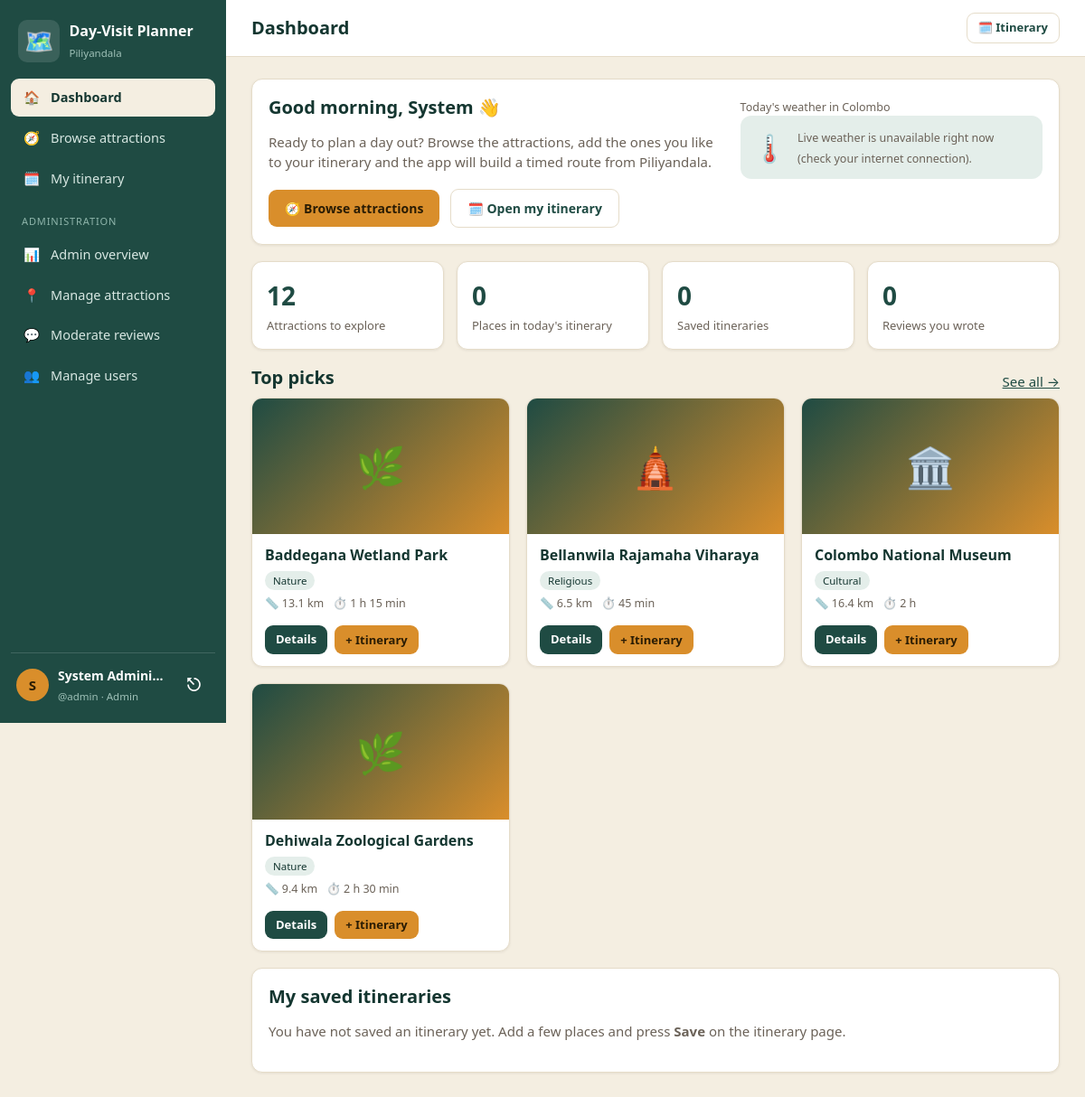
Screenshot of /dashboard.php (signed in) with the database file from the repository.
### tables this page shows
CREATE TABLE ATTRACTION (
  AttractionID INT AUTO_INCREMENT PRIMARY KEY,
  Name VARCHAR(150) NOT NULL,
  Category VARCHAR(100) NOT NULL,
  Location VARCHAR(150) NULL,
  DistanceKm DECIMAL(5,1) NULL,
  Latitude DECIMAL(9,6) NULL,
  Longitude DECIMAL(9,6) NULL,
  MapQuery VARCHAR(255) NULL,
  OpeningHours VARCHAR(150) NULL,
  OpenTime TIME NULL,
  CloseTime TIME NULL,
  Fees DECIMAL(8,2) NULL,
  VisitMinutes INT NOT NULL DEFAULT 60,
  BestTime VARCHAR(150) NULL,
  Description TEXT NULL,
  Parking VARCHAR(255) NULL,
  Facilities VARCHAR(255) NULL,
  SafetyInfo VARCHAR(500) NULL,
  Accessibility VARCHAR(255) NULL,
  Rules VARCHAR(500) NULL
);

### config/config.php (called while the page is built, shortened)
<?php
function e($value): string
{
    return htmlspecialchars((string)$value, ENT_QUOTES, 'UTF-8');
}
function url(string $path = ''): string
{
    return BASE_URL . '/' . ltrim($path, '/');
}
function plan_count(): int
{
    return count($_SESSION['plan']['ids'] ?? []);
}
function cat_icon(string $category): string
{
    $first = explode('/', $category)[0];
    $icons = ['Religious' => '🛕', 'Cultural' => '🏛️', 'Nature' => '🌿', 'Heritage' => '🏰', 'Leisure' => '🌅'];
    return $icons[$first] ?? '📍';
}
function fmt_duration(int $minutes): string
{
    if ($minutes < 60) {
        return $minutes . ' min';
    }
    $h = intdiv($minutes, 60);
    $m = $minutes % 60;
    return $m === 0 ? $h . ' h' : $h . ' h ' . $m . ' min';
}

### dashboard.php (the view, shortened to what this page needs)
<?php
require_once __DIR__ . '/config/config.php';
require_once __DIR__ . '/includes/layout.php';
$uid = (int)$_SESSION['uid'];
$totalPlaces = (int)$pdo->query('SELECT COUNT(*) FROM ATTRACTION')->fetchColumn();
$st = $pdo->prepare('SELECT COUNT(*) FROM ITINERARY WHERE UserID = ?');
$st->execute([$uid]);
$savedPlans = (int)$st->fetchColumn();
$st = $pdo->prepare('SELECT COUNT(*) FROM REVIEW WHERE UserID = ?');
$st->execute([$uid]);
$myReviews = (int)$st->fetchColumn();
$top = $pdo->query(ATTR_SELECT . ' ORDER BY (AvgRating IS NULL), AvgRating DESC, a.Name LIMIT 4')->fetchAll();
$st = $pdo->prepare('SELECT i.*, (SELECT COUNT(*) FROM ITINERARY_ATTRACTION x WHERE x.ItineraryID = i.ItineraryID) AS Stops
                     FROM ITINERARY i WHERE i.UserID = ? ORDER BY i.DateCreated DESC LIMIT 3');
$st->execute([$uid]);
$plans = $st->fetchAll();
$hour = (int)date('G');
$greeting = $hour < 12 ? 'Good morning' : ($hour < 17 ? 'Good afternoon' : 'Good evening');
?>
<div class="card mb">
  <div class="split">
    <div>
      <h2><?= e($greeting) ?>, <?= e(explode(' ', $_SESSION['fullname'])[0]) ?> 👋</h2>
      <p class="muted">Ready to plan a day out? Browse the attractions, add the ones you like to your itinerary and the app will build a timed route from Piliyandala.</p>
      <div class="row mt">
        <a class="btn" href="<?= e(url('browse.php')) ?>">🧭 Browse attractions</a>
        <a class="btn ghost" href="<?= e(url('itinerary.php')) ?>">🗓️ Open my itinerary</a>
      </div>
    </div>
    <div>
      <small>Today's weather in Colombo</small>
      <div class="weather" data-weather data-lat="6.9271" data-lng="79.8612"><span class="big">⏳</span><div><small>Loading weather…</small></div></div>
    </div>
  </div>
</div>
<div class="grid4 mb">
  <div class="stat"><b><?= $totalPlaces ?></b><span>Attractions to explore</span></div>
  <div class="stat"><b id="dashPlan"><?= plan_count() ?></b><span>Places in today's itinerary</span></div>
  <div class="stat"><b><?= $savedPlans ?></b><span>Saved itineraries</span></div>
  <div class="stat"><b><?= $myReviews ?></b><span>Reviews you wrote</span></div>
</div>
<div class="row between"><h2>Top picks</h2><a href="<?= e(url('browse.php')) ?>">See all →</a></div>
<div class="cards mb">
  <?php foreach ($top as $a): ?>
    <div class="acard">
      <?php if ($a['Photo']): ?>
        <div class="pic" style="background-image:url('<?= e(photo_src($a['Photo'])) ?>')"></div>
      <?php else: ?>
        <div class="pic"><?= cat_icon($a['Category']) ?></div>
      <?php endif; ?>
      <div class="body">
        <h3><a href="<?= e(url('attraction.php?id=' . $a['AttractionID'])) ?>"><?= e($a['Name']) ?></a></h3>
        <div><span class="tag"><?= e(explode('/', $a['Category'])[0]) ?></span>
          <?php if ($a['AvgRating'] !== null): ?><span class="stars"><?= e(stars((float)$a['AvgRating'])) ?></span> <small><?= e($a['AvgRating']) ?></small><?php endif; ?></div>
        <div class="meta"><span>📏 <?= e($a['DistanceKm']) ?> km</span><span>⏱️ <?= e(fmt_duration((int)$a['VisitMinutes'])) ?></span></div>
        <div class="actions">
          <a class="btn small teal" href="<?= e(url('attraction.php?id=' . $a['AttractionID'])) ?>">Details</a>
          <button class="btn small js-add" data-id="<?= (int)$a['AttractionID'] ?>">+ Itinerary</button>
        </div>
      </div>
    </div>
  <?php endforeach; ?>
</div>
<div class="card">
  <h2>My saved itineraries</h2>
  <?php if (!$plans): ?>
    <p class="muted">You have not saved an itinerary yet. Add a few places and press <b>Save</b> on the itinerary page.</p>
  <?php endif; ?>
</div>

### assets/css/app.css (style rules this page uses)
:root { --teal:#1F4B43; --teal-dark:#143630; --teal-soft:#E4EEEA; --saffron:#D98E2B; --saffron-soft:#FBEBD0; --sand:#F4EEE1; --card:#FFFFFF; --ink:#2A2521; --soft:#6B6258; --line:#E5DCC9; --red:#B4412B; --red-soft:#FBE3DC; --radius:12px; --shadow:0 1px 3px rgba(40,30,10,.08); }
* { box-sizing:border-box; }
html,body { margin:0; }
body { font-family:'Segoe UI',system-ui,-apple-system,Roboto,sans-serif;background:var(--sand);color:var(--ink);font-size:15px;line-height:1.5; }
a { color:var(--teal); }
h1,h2,h3 { margin:0;color:var(--teal-dark);line-height:1.25; }
h2 { font-size:20px;margin-bottom:10px; }
h3 { font-size:16px;margin-bottom:8px; }
small { color:var(--soft); }
.muted { color:var(--soft); }
.card { background:var(--card);border:1px solid var(--line);border-radius:var(--radius);padding:18px;box-shadow:var(--shadow); }
.btn { display:inline-block;background:var(--saffron);color:#2A1C04;border:none;padding:10px 18px;border-radius:9px;font-weight:600;font-size:14px;cursor:pointer;text-decoration:none;font-family:inherit; }
.btn.teal { background:var(--teal);color:#fff; }
.btn.ghost { background:transparent;border:1px solid var(--line);color:var(--teal); }
.btn.small { padding:6px 12px;font-size:13px; }
.tag { display:inline-block;font-size:11.5px;background:var(--teal-soft);color:var(--teal-dark);padding:2px 9px;border-radius:20px;margin-right:5px; }
.row { display:flex;gap:12px;flex-wrap:wrap;align-items:center; }
.between { justify-content:space-between; }
.grid4 { display:grid;grid-template-columns:repeat(4,1fr);gap:14px; }
.split { display:grid;grid-template-columns:minmax(0,1.5fr) minmax(0,1fr);gap:20px;align-items:start; }
.mt { margin-top:18px; }
.mb { margin-bottom:18px; }
.stat { background:var(--card);border:1px solid var(--line);border-radius:var(--radius);padding:16px;box-shadow:var(--shadow); }
.stat b { display:block;font-size:28px;color:var(--teal); }
.stat span { color:var(--soft);font-size:13px; }
.cards { display:grid;grid-template-columns:repeat(auto-fill,minmax(250px,1fr));gap:18px; }
.acard { background:var(--card);border:1px solid var(--line);border-radius:var(--radius);overflow:hidden;box-shadow:var(--shadow);display:flex;flex-direction:column; }
.acard .pic { height:150px;background:linear-gradient(135deg,var(--teal),var(--saffron));background-size:cover;background-position:center;display:flex;align-items:center;justify-content:center;font-size:44px; }
.acard .body { padding:13px 14px;flex:1;display:flex;flex-direction:column;gap:6px; }
.acard h3 { margin:0;font-size:16px; }
.acard h3 a { text-decoration:none;color:var(--teal-dark); }
.acard .meta { font-size:12.5px;color:var(--soft);display:flex;gap:10px;flex-wrap:wrap; }
.acard .actions { display:flex;gap:8px;margin-top:auto;padding-top:8px; }
.weather { display:flex;align-items:center;gap:12px;background:var(--teal-soft);border-radius:var(--radius);padding:12px 14px; }

### rows the page displays
attraction: Category "🌿", Name "Baddegana Wetland Park", Category "Nature", DistanceKm "13.1", VisitMinutes "1 h 15 min"
attraction: Category "🛕", Name "Bellanwila Rajamaha Viharaya", Category "Religious", DistanceKm "6.5", VisitMinutes "45 min"
attraction: Category "🏛️", Name "Colombo National Museum", Category "Cultural", DistanceKm "16.4", VisitMinutes "2 h"
attraction: Category "🌿", Name "Dehiwala Zoological Gardens", Category "Nature", DistanceKm "9.4", VisitMinutes "2 h 30 min"

### other values shown
$n[2] "🏠"
$n[3] "Dashboard"
$n[2] "🧭"
$n[3] "Browse attractions"
$n[2] "🗓️"
$n[3] "My itinerary"
$n[2] "📊"
$n[3] "Admin overview"
$n[2] "📍"
$n[3] "Manage attractions"
$n[2] "💬"
$n[3] "Moderate reviews"
$n[2] "👥"
$n[3] "Manage users"
substr($name, 0, 1) "S"
